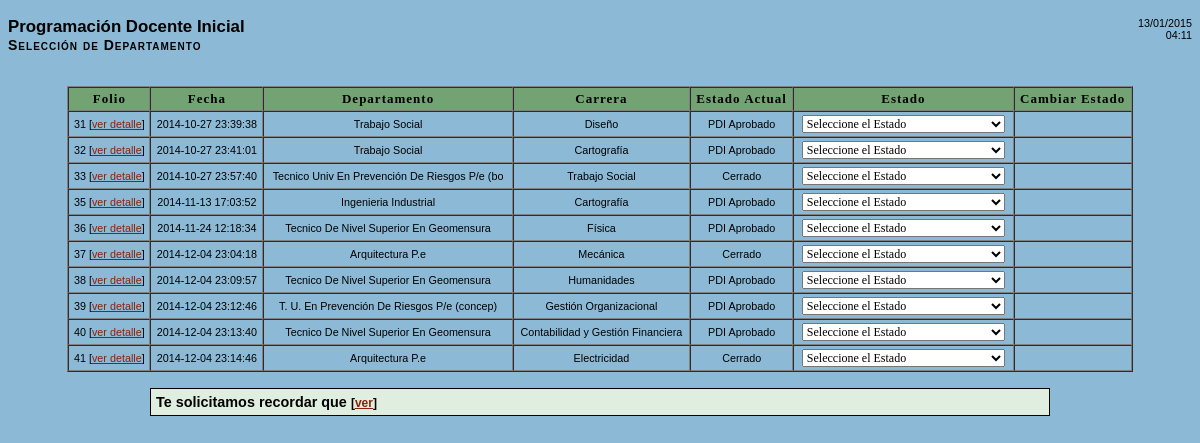
Screenshot of /gestionDEA/pdi.php with the database file from the repository.
### tables this page shows
CREATE TABLE `PDI` (
  `ID_PDI` int(11) NOT NULL AUTO_INCREMENT,
  `Estado` varchar(45) NOT NULL,
  `Nombre_docente` varchar(45) NOT NULL,
  `ID_profesor` varchar(45) NOT NULL,
  `ID_escuela` varchar(45) NOT NULL,
  `Fecha_PDI` datetime NOT NULL,
  `carreras_ID_carrera` int(11) NOT NULL,
  `departamentos_ID_depto` int(11) NOT NULL,
  PRIMARY KEY (`ID_PDI`,`departamentos_ID_depto`,`carreras_ID_carrera`),
  KEY `fk_PDI_carreras1_idx` (`carreras_ID_carrera`),
  KEY `fk_PDI_departamentos1_idx` (`departamentos_ID_depto`)
);

CREATE TABLE `carreras` (
  `ID_carrera` int(11) NOT NULL,
  `Codigo_carrera` varchar(45) NOT NULL,
  `Nombre_carrera` varchar(45) NOT NULL,
  PRIMARY KEY (`ID_carrera`)
);

CREATE TABLE `departamentos` (
  `ID_depto` int(11) NOT NULL,
  `Nombre_depto` varchar(45) NOT NULL,
  PRIMARY KEY (`ID_depto`)
);

### gestionDEA/pdi.php (the view, shortened to what this page needs)
<!DOCTYPE HTML PUBLIC '-//W3C//DTD HTML 4.01 Transitional//EN' 'http://www.w3.org/TR/html4/loose.dtd'>
<html>
	<head>
	</head>
	<body>
		<div id="fecha">
			<?php echo date("d/m/Y"). "<br/>" . date("H:i");?>
		</div>
		<h3>Programaci&oacute;n Docente Inicial<br><small>Selecci&oacute;n de Departamento</small></h3>
		<br />
		<?php
            $PDI1 = "SELECT * FROM `PDI` WHERE `ID_profesor` = '1' AND (`Estado` = 'Cerrado' OR `Estado` = 'Revision Decanato' OR `Estado` = 'Revision VRAC' OR `Estado` = 'Revision DEA' OR `Estado` = 'PDI Aprobado')";
            $PDI2 = mysql_query($PDI1) or die('Consulta fallida: '.mysql_error());
            $cuenta = 0;
            while($fila = mysql_fetch_assoc($PDI2)){
                $cuenta++;
                if($cuenta == 1){
                    echo '<table align="center" width="90%" border="1" cellpadding="3" cellspacing="0" class="pequena" id="pdiTabla"><tr class="titulo_fila"><td>Folio</td><td>Fecha</td><td>Departamento</td><td>Carrera</td><td>Estado Actual</td><td>Estado</td><td>Cambiar Estado</td></tr>';
                }
                $carrera1 = "SELECT `Nombre_carrera` FROM `carreras` WHERE `ID_carrera` = ".$fila['carreras_ID_carrera'] ;
                $carrera2 = mysql_query($carrera1) or die('Consulta fallida: ' . mysql_error());
                $carrera3 = mysql_fetch_assoc($carrera2);
                $depto1 = "SELECT `Nombre_depto` FROM `departamentos` WHERE `ID_depto` = ".$fila['departamentos_ID_depto'] ;
                $depto2 = mysql_query($depto1) or die('Consulta fallida: '.mysql_error());
                $depto3 = mysql_fetch_assoc($depto2);
                echo '<tr class="centro">';
                echo '<td onClick=mostrar("detalle'.$cuenta.'")>'.$fila['ID_PDI'].' [<a href="#" class="no_linea">ver detalle</a>]</td>';
                echo '<td>'.$fila['Fecha_PDI'].'</td>';
                echo '<td>'.$carrera3['Nombre_carrera'].'</td>';
                echo '<td>'.$depto3['Nombre_depto'].'</td>';
                echo '<td>'.$fila['Estado'].'</td>';
                echo "<td><select id='id_estado".$cuenta."' name='estado".$cuenta."' onChange=changeText('id_estado".$cuenta."','estado".$cuenta."');validarSelect('id_estado".$cuenta."','estado".$cuenta."')>";
                echo "<option value='0'>Seleccione el Estado</option>";
				echo "</select></td>";
                echo '<td><center><a id="estado'.$cuenta.'" href="pdi1.php?id_pdi='.$fila['ID_PDI'].'&estado=" style="display:none">Enviar</a></center></td>';
                echo '</tr>';
            }
            if($cuenta == 0) {
                echo '<div class="ayuda" style="text-align: left">
<div style="float:right"><img src="../images/icons/status_unknown.png" border="0" alt="·Atención!" title="·Atención!" width="32"></div>
<b>Estimado Docente:</b><br><p>No existe(n) Programaci&oacute;n(es) Docente Inicial para revisar o no es fecha para realizar solicitudes.</p>
</div>';
            } else {
                echo '</table>';
            }
        ?>
        <br>
		<div class="cita" style="width:75%">
			<b>Te solicitamos recordar que <small>[<a href="javascript:ver_oculta('msg')" class="no_linea">ver</a>]</small></b>
		</div>
	</body>
</html>

### gestionDEA/gestion.css (style rules this page uses)
body { background-color: #8CBAD6; color: black; font-family: Trebuchet MS,sans-serif; font-size: 90% }
a { color: #8F1F08 }
h3 small { font-variant: small-caps; letter-spacing: 1px }
.cita { width: 95%; background-color:#E0EEE0; padding: 5px; margin-left: auto; margin-right: auto; border: 1px solid black; }
.pequena { font-size: 75%; }
.titulo_fila { font: 13px Verdana; background-color: #73A273; color: black; font-weight: Bold; text-align: center; letter-spacing: 1px }
.centro { text-align: center; }
#fecha { font-size: .75em; font-family: Arial; float: right; text-align: right; }
select { font: 12px Verdana }

### rows the page displays
pdi: shows "Folio", ID_PDI "31", Fecha_PDI "2014-10-27 23:39:38", carreras_ID_carrera.Nombre_carrera "Trabajo Social", departamentos_ID_depto.Nombre_depto "Diseño", Estado "PDI Aprobado"
pdi: ID_PDI "32", Fecha_PDI "2014-10-27 23:41:01", carreras_ID_carrera.Nombre_carrera "Trabajo Social", departamentos_ID_depto.Nombre_depto "Cartografía", Estado "PDI Aprobado"
pdi: ID_PDI "33", Fecha_PDI "2014-10-27 23:57:40", carreras_ID_carrera.Nombre_carrera "Tecnico Univ En Prevención De Riesgos P/e (bo", departamentos_ID_depto.Nombre_depto "Trabajo Social", Estado "Cerrado"
pdi: ID_PDI "35", Fecha_PDI "2014-11-13 17:03:52", carreras_ID_carrera.Nombre_carrera "Ingenieria Industrial", departamentos_ID_depto.Nombre_depto "Cartografía", Estado "PDI Aprobado"
pdi: ID_PDI "36", Fecha_PDI "2014-11-24 12:18:34", carreras_ID_carrera.Nombre_carrera "Tecnico De Nivel Superior En Geomensura", departamentos_ID_depto.Nombre_depto "Física", Estado "PDI Aprobado"
pdi: ID_PDI "37", Fecha_PDI "2014-12-04 23:04:18", carreras_ID_carrera.Nombre_carrera "Arquitectura P.e", departamentos_ID_depto.Nombre_depto "Mecánica", Estado "Cerrado"
pdi: ID_PDI "38", Fecha_PDI "2014-12-04 23:09:57", carreras_ID_carrera.Nombre_carrera "Tecnico De Nivel Superior En Geomensura", departamentos_ID_depto.Nombre_depto "Humanidades", Estado "PDI Aprobado"
pdi: ID_PDI "39", Fecha_PDI "2014-12-04 23:12:46", carreras_ID_carrera.Nombre_carrera "T. U. En Prevención De Riesgos P/e (concep)", departamentos_ID_depto.Nombre_depto "Gestión Organizacional", Estado "PDI Aprobado"
pdi: ID_PDI "40", Fecha_PDI "2014-12-04 23:13:40", carreras_ID_carrera.Nombre_carrera "Tecnico De Nivel Superior En Geomensura", departamentos_ID_depto.Nombre_depto "Contabilidad y Gestión Financiera", Estado "PDI Aprobado"
pdi: ID_PDI "41", Fecha_PDI "2014-12-04 23:14:46", carreras_ID_carrera.Nombre_carrera "Arquitectura P.e", departamentos_ID_depto.Nombre_depto "Electricidad", Estado "Cerrado"
